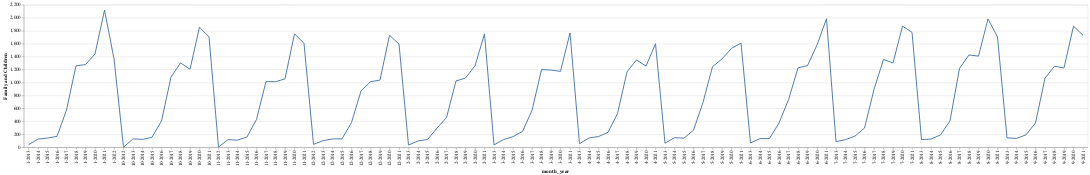

This figure's notebook cell:
### Code cell
alt.Chart(ts_counts).mark_line().encode(
    x=alt.X('month_year'),
    y='Family and Children'
)

# Where are clients asking questions?
# See demographics of people asking questions vs demographics of that zip code

### Figure 1 — Vega-Lite specification as saved in the notebook (floating-point values rounded to 4 significant figures)
{"config": {"view": {"continuousWidth": 400, "continuousHeight": 300}}, "data": {"name": "data-1521109b7d05a1820f52dfdfe98d200a"}, "mark": "line", "encoding": {"x": {"type": "nominal", "field": "month_year"}, "y": {"type": "quantitative", "field": "Family and Children"}}, "$schema": "https://vega.github.io/schema/vega-lite/v4.8.1.json", "datasets": {"data-1521109b7d05a1820f52dfdfe98d200a": [{"month_year": "1-2013", "Consumer Financial Questions": 6, "Education": 0, "Family and Children": 38, "Health and Disability": 1, "Housing and Homelessness": 6, "Income Maintenance": 0, "Individual Rights": 1, "Juvenile": 0, "Other": 11, "Work, Employment and Unemployment": 10}, {"month_year": "1-2014", "Consumer Financial Questions": 23, "Education": 1, "Family and Children": 126, "Health and Disability": 7, "Housing and Homelessness": 24, "Income Maintenance": 0, "Individual Rights": 3, "Juvenile": 2, "Other": 32, "Work, Employment and Unemployment": 4}, {"month_year": "1-2015", "Consumer Financial Questions": 16, "Education": 3, "Family and Children": 142, "Health and Disability": 2, "Housing and Homelessness": 34, "Income Maintenance": 2, "Individual Rights": 7, "Juvenile": 2, "Other": 46, "Work, Employment and Unemployment": 13}, {"month_year": "1-2016", "Consumer Financial Questions": 32, "Education": 5, "Family and Children": 168, "Health and Disability": 6, "Housing and Homelessness": 37, "Income Maintenance": 1, "Individual Rights": 5, "Juvenile": 0, "Other": 61, "Work, Employment and Unemployment": 13}, {"month_year": "1-2017", "Consumer Financial Questions": 122, "Education": 3, "Family and Children": 575, "Health and Disability": 14, "Housing and Homelessness": 202, "Income Maintenance": 13, "Individual Rights": 27, "Juvenile": 1, "Other": 144, "Work, Employment and Unemployment": 67}, {"month_year": "1-2018", "Consumer Financial Questions": 242, "Education": 9, "Family and Children": 1258, "Health and Disability": 31, "Housing and Homelessness": 420, "Income Maintenance": 32, "Individual Rights": 92, "Juvenile": 6, "Other": 382, "Work, Employment and Unemployment": 95}, {"month_year": "1-2019", "Consumer Financial Questions": 255, "Education": 8, "Family and Children": 1276, "Health and Disability": 39, "Housing and Homelessness": 445, "Income Maintenance": 39, "Individual Rights": 119, "Juvenile": 4, "Other": 490, "Work, Employment and Unemployment": 115}, {"month_year": "1-2020", "Consumer Financial Questions": 297, "Education": 17, "Family and Children": 1440, "Health and Disability": 50, "Housing and Homelessness": 472, "Income Maintenance": 38, "Individual Rights": 157, "Juvenile": 11, "Other": 559, "Work, Employment and Unemployment": 154}, {"month_year": "1-2021", "Consumer Financial Questions": 407, "Education": 14, "Family and Children": 2117, "Health and Disability": 67, "Housing and Homelessness": 851, "Income Maintenance": 73, "Individual Rights": 212, "Juvenile": 10, "Other": 1006, "Work, Employment and Unemployment": 293}, {"month_year": "1-2022", "Consumer Financial Questions": 296, "Education": 12, "Family and Children": 1366, "Health and Disability": 44, "Housing and Homelessness": 679, "Income Maintenance": 42, "Individual Rights": 169, "Juvenile": 2, "Other": 706, "Work, Employment and Unemployment": 205}, {"month_year": "10-2012", "Consumer Financial Questions": 1, "Education": 0, "Family and Children": 2, "Health and Disability": 0, "Housing and Homelessness": 0, "Income Maintenance": 0, "Individual Rights": 0, "Juvenile": 0, "Other": 0, "Work, Employment and Unemployment": 0}, {"month_year": "10-2013", "Consumer Financial Questions": 26, "Education": 1, "Family and Children": 129, "Health and Disability": 1, "Housing and Homelessness": 20, "Income Maintenance": 2, "Individual Rights": 0, "Juvenile": 1, "Other": 29, "Work, Employment and Unemployment": 8}, {"month_year": "10-2014", "Consumer Financial Questions": 22, "Education": 2, "Family and Children": 121, "Health and Disability": 2, "Housing and Homelessness": 37, "Income Maintenance": 1, "Individual Rights": 6, "Juvenile": 2, "Other": 39, "Work, Employment and Unemployment": 8}, {"month_year": "10-2015", "Consumer Financial Questions": 20, "Education": 1, "Family and Children": 154, "Health and Disability": 3, "Housing and Homelessness": 42, "Income Maintenance": 2, "Individual Rights": 5, "Juvenile": 0, "Other": 47, "Work, Employment and Unemployment": 10}, {"month_year": "10-2016", "Consumer Financial Questions": 89, "Education": 4, "Family and Children": 407, "Health and Disability": 12, "Housing and Homelessness": 140, "Income Maintenance": 15, "Individual Rights": 18, "Juvenile": 1, "Other": 135, "Work, Employment and Unemployment": 35}, {"month_year": "10-2017", "Consumer Financial Questions": 233, "Education": 11, "Family and Children": 1083, "Health and Disability": 21, "Housing and Homelessness": 420, "Income Maintenance": 21, "Individual Rights": 95, "Juvenile": 2, "Other": 424, "Work, Employment and Unemployment": 69}, {"month_year": "10-2018", "Consumer Financial Questions": 298, "Education": 10, "Family and Children": 1303, "Health and Disability": 39, "Housing and Homelessness": 501, "Income Maintenance": 22, "Individual Rights": 124, "Juvenile": 6, "Other": 527, "Work, Employment and Unemployment": 129}, {"month_year": "10-2019", "Consumer Financial Questions": 243, "Education": 14, "Family and Children": 1204, "Health and Disability": 38, "Housing and Homelessness": 480, "Income Maintenance": 46, "Individual Rights": 139, "Juvenile": 6, "Other": 512, "Work, Employment and Unemployment": 128}, {"month_year": "10-2020", "Consumer Financial Questions": 359, "Education": 15, "Family and Children": 1853, "Health and Disability": 71, "Housing and Homelessness": 829, "Income Maintenance": 59, "Individual Rights": 204, "Juvenile": 5, "Other": 874, "Work, Employment and Unemployment": 247}, {"month_year": "10-2021", "Consumer Financial Questions": 334, "Education": 28, "Family and Children": 1704, "Health and Disability": 58, "Housing and Homelessness": 831, "Income Maintenance": 63, "Individual Rights": 210, "Juvenile": 6, "Other": 925, "Work, Employment and Unemployment": 262}, {"month_year": "11-2012", "Consumer Financial Questions": 2, "Education": 0, "Family and Children": 3, "Health and Disability": 0, "Housing and Homelessness": 0, "Income Maintenance": 0, "Individual Rights": 0, "Juvenile": 0, "Other": 1, "Work, Employment and Unemployment": 0}, {"month_year": "11-2013", "Consumer Financial Questions": 24, "Education": 0, "Family and Children": 117, "Health and Disability": 4, "Housing and Homelessness": 29, "Income Maintenance": 1, "Individual Rights": 7, "Juvenile": 0, "Other": 42, "Work, Employment and Unemployment": 7}, {"month_year": "11-2014", "Consumer Financial Questions": 16, "Education": 2, "Family and Children": 110, "Health and Disability": 1, "Housing and Homelessness": 39, "Income Maintenance": 1, "Individual Rights": 3, "Juvenile": 3, "Other": 29, "Work, Employment and Unemployment": 12}, {"month_year": "11-2015", "Consumer Financial Questions": 23, "Education": 0, "Family and Children": 159, "Health and Disability": 4, "Housing and Homelessness": 36, "Income Maintenance": 4, "Individual Rights": 6, "Juvenile": 5, "Other": 43, "Work, Employment and Unemployment": 8}, {"month_year": "11-2016", "Consumer Financial Questions": 113, "Education": 2, "Family and Children": 430, "Health and Disability": 8, "Housing and Homelessness": 150, "Income Maintenance": 19, "Individual Rights": 21, "Juvenile": 2, "Other": 145, "Work, Employment and Unemployment": 33}, {"month_year": "11-2017", "Consumer Financial Questions": 205, "Education": 8, "Family and Children": 1013, "Health and Disability": 24, "Housing and Homelessness": 367, "Income Maintenance": 28, "Individual Rights": 104, "Juvenile": 5, "Other": 339, "Work, Employment and Unemployment": 84}, {"month_year": "11-2018", "Consumer Financial Questions": 230, "Education": 12, "Family and Children": 1011, "Health and Disability": 39, "Housing and Homelessness": 413, "Income Maintenance": 38, "Individual Rights": 95, "Juvenile": 2, "Other": 457, "Work, Employment and Unemployment": 119}, {"month_year": "11-2019", "Consumer Financial Questions": 228, "Education": 11, "Family and Children": 1056, "Health and Disability": 40, "Housing and Homelessness": 384, "Income Maintenance": 36, "Individual Rights": 101, "Juvenile": 5, "Other": 406, "Work, Employment and Unemployment": 94}, {"month_year": "11-2020", "Consumer Financial Questions": 330, "Education": 19, "Family and Children": 1752, "Health and Disability": 54, "Housing and Homelessness": 742, "Income Maintenance": 53, "Individual Rights": 176, "Juvenile": 9, "Other": 855, "Work, Employment and Unemployment": 248}, {"month_year": "11-2021", "Consumer Financial Questions": 290, "Education": 28, "Family and Children": 1605, "Health and Disability": 59, "Housing and Homelessness": 802, "Income Maintenance": 45, "Individual Rights": 180, "Juvenile": 7, "Other": 905, "Work, Employment and Unemployment": 213}, {"month_year": "12-2012", "Consumer Financial Questions": 8, "Education": 0, "Family and Children": 44, "Health and Disability": 2, "Housing and Homelessness": 4, "Income Maintenance": 1, "Individual Rights": 1, "Juvenile": 0, "Other": 8, "Work, Employment and Unemployment": 4}, {"month_year": "12-2013", "Consumer Financial Questions": 9, "Education": 0, "Family and Children": 102, "Health and Disability": 3, "Housing and Homelessness": 18, "Income Maintenance": 1, "Individual Rights": 3, "Juvenile": 0, "Other": 24, "Work, Employment and Unemployment": 12}, {"month_year": "12-2014", "Consumer Financial Questions": 24, "Education": 2, "Family and Children": 128, "Health and Disability": 5, "Housing and Homelessness": 34, "Income Maintenance": 2, "Individual Rights": 5, "Juvenile": 0, "Other": 31, "Work, Employment and Unemployment": 10}, {"month_year": "12-2015", "Consumer Financial Questions": 14, "Education": 3, "Family and Children": 130, "Health and Disability": 1, "Housing and Homelessness": 28, "Income Maintenance": 2, "Individual Rights": 4, "Juvenile": 2, "Other": 52, "Work, Employment and Unemployment": 2}, {"month_year": "12-2016", "Consumer Financial Questions": 97, "Education": 5, "Family and Children": 382, "Health and Disability": 17, "Housing and Homelessness": 179, "Income Maintenance": 13, "Individual Rights": 19, "Juvenile": 1, "Other": 122, "Work, Employment and Unemployment": 37}, {"month_year": "12-2017", "Consumer Financial Questions": 180, "Education": 6, "Family and Children": 867, "Health and Disability": 23, "Housing and Homelessness": 324, "Income Maintenance": 23, "Individual Rights": 82, "Juvenile": 5, "Other": 303, "Work, Employment and Unemployment": 69}, {"month_year": "12-2018", "Consumer Financial Questions": 188, "Education": 9, "Family and Children": 1012, "Health and Disability": 26, "Housing and Homelessness": 360, "Income Maintenance": 24, "Individual Rights": 105, "Juvenile": 3, "Other": 395, "Work, Employment and Unemployment": 105}, {"month_year": "12-2019", "Consumer Financial Questions": 196, "Education": 20, "Family and Children": 1037, "Health and Disability": 34, "Housing and Homelessness": 357, "Income Maintenance": 24, "Individual Rights": 116, "Juvenile": 1, "Other": 435, "Work, Employment and Unemployment": 120}, {"month_year": "12-2020", "Consumer Financial Questions": 370, "Education": 12, "Family and Children": 1729, "Health and Disability": 77, "Housing and Homelessness": 761, "Income Maintenance": 58, "Individual Rights": 198, "Juvenile": 5, "Other": 911, "Work, Employment and Unemployment": 272}, {"month_year": "12-2021", "Consumer Financial Questions": 321, "Education": 10, "Family and Children": 1595, "Health and Disability": 67, "Housing and Homelessness": 689, "Income Maintenance": 34, "Individual Rights": 219, "Juvenile": 4, "Other": 812, "Work, Employment and Unemployment": 187}, {"month_year": "2-2013", "Consumer Financial Questions": 4, "Education": 0, "Family and Children": 34, "Health and Disability": 1, "Housing and Homelessness": 6, "Income Maintenance": 2, "Individual Rights": 0, "Juvenile": 0, "Other": 19, "Work, Employment and Unemployment": 3}, {"month_year": "2-2014", "Consumer Financial Questions": 21, "Education": 1, "Family and Children": 97, "Health and Disability": 4, "Housing and Homelessness": 18, "Income Maintenance": 0, "Individual Rights": 2, "Juvenile": 2, "Other": 26, "Work, Employment and Unemployment": 5}, {"month_year": "2-2015", "Consumer Financial Questions": 25, "Education": 0, "Family and Children": 119, "Health and Disability": 2, "Housing and Homelessness": 42, "Income Maintenance": 0, "Individual Rights": 6, "Juvenile": 1, "Other": 40, "Work, Employment and Unemployment": 10}, {"month_year": "2-2016", "Consumer Financial Questions": 38, "Education": 3, "Family and Children": 296, "Health and Disability": 3, "Housing and Homelessness": 56, "Income Maintenance": 4, "Individual Rights": 8, "Juvenile": 1, "Other": 52, "Work, Employment and Unemployment": 13}, {"month_year": "2-2017", "Consumer Financial Questions": 127, "Education": 9, "Family and Children": 457, "Health and Disability": 22, "Housing and Homelessness": 179, "Income Maintenance": 24, "Individual Rights": 31, "Juvenile": 0, "Other": 143, "Work, Employment and Unemployment": 49}, {"month_year": "2-2018", "Consumer Financial Questions": 201, "Education": 15, "Family and Children": 1024, "Health and Disability": 25, "Housing and Homelessness": 399, "Income Maintenance": 43, "Individual Rights": 103, "Juvenile": 6, "Other": 338, "Work, Employment and Unemployment": 98}, {"month_year": "2-2019", "Consumer Financial Questions": 223, "Education": 15, "Family and Children": 1068, "Health and Disability": 45, "Housing and Homelessness": 359, "Income Maintenance": 40, "Individual Rights": 70, "Juvenile": 4, "Other": 497, "Work, Employment and Unemployment": 93}, {"month_year": "2-2020", "Consumer Financial Questions": 279, "Education": 17, "Family and Children": 1258, "Health and Disability": 36, "Housing and Homelessness": 440, "Income Maintenance": 51, "Individual Rights": 134, "Juvenile": 7, "Other": 553, "Work, Employment and Unemployment": 153}, {"month_year": "2-2021", "Consumer Financial Questions": 388, "Education": 6, "Family and Children": 1749, "Health and Disability": 67, "Housing and Homelessness": 826, "Income Maintenance": 50, "Individual Rights": 184, "Juvenile": 15, "Other": 857, "Work, Employment and Unemployment": 257}, {"month_year": "3-2013", "Consumer Financial Questions": 6, "Education": 0, "Family and Children": 36, "Health and Disability": 0, "Housing and Homelessness": 9, "Income Maintenance": 0, "Individual Rights": 0, "Juvenile": 0, "Other": 10, "Work, Employment and Unemployment": 3}, {"month_year": "3-2014", "Consumer Financial Questions": 12, "Education": 2, "Family and Children": 118, "Health and Disability": 2, "Housing and Homelessness": 19, "Income Maintenance": 1, "Individual Rights": 2, "Juvenile": 0, "Other": 30, "Work, Employment and Unemployment": 11}, {"month_year": "3-2015", "Consumer Financial Questions": 20, "Education": 0, "Family and Children": 164, "Health and Disability": 3, "Housing and Homelessness": 28, "Income Maintenance": 5, "Individual Rights": 3, "Juvenile": 3, "Other": 45, "Work, Employment and Unemployment": 14}, {"month_year": "3-2016", "Consumer Financial Questions": 44, "Education": 2, "Family and Children": 244, "Health and Disability": 8, "Housing and Homelessness": 67, "Income Maintenance": 4, "Individual Rights": 8, "Juvenile": 3, "Other": 63, "Work, Employment and Unemployment": 22}, {"month_year": "3-2017", "Consumer Financial Questions": 155, "Education": 10, "Family and Children": 567, "Health and Disability": 14, "Housing and Homelessness": 244, "Income Maintenance": 21, "Individual Rights": 35, "Juvenile": 0, "Other": 170, "Work, Employment and Unemployment": 65}, {"month_year": "3-2018", "Consumer Financial Questions": 232, "Education": 14, "Family and Children": 1199, "Health and Disability": 32, "Housing and Homelessness": 356, "Income Maintenance": 39, "Individual Rights": 84, "Juvenile": 2, "Other": 419, "Work, Employment and Unemployment": 87}, {"month_year": "3-2019", "Consumer Financial Questions": 283, "Education": 16, "Family and Children": 1192, "Health and Disability": 37, "Housing and Homelessness": 388, "Income Maintenance": 37, "Individual Rights": 124, "Juvenile": 4, "Other": 538, "Work, Employment and Unemployment": 115}, {"month_year": "3-2020", "Consumer Financial Questions": 249, "Education": 10, "Family and Children": 1172, "Health and Disability": 50, "Housing and Homelessness": 423, "Income Maintenance": 41, "Individual Rights": 137, "Juvenile": 6, "Other": 477, "Work, Employment and Unemployment": 148}, {"month_year": "3-2021", "Consumer Financial Questions": 378, "Education": 17, "Family and Children": 1765, "Health and Disability": 57, "Housing and Homelessness": 753, "Income Maintenance": 87, "Individual Rights": 189, "Juvenile": 1, "Other": 897, "Work, Employment and Unemployment": 247}, {"month_year": "4-2013", "Consumer Financial Questions": 6, "Education": 1, "Family and Children": 55, "Health and Disability": 1, "Housing and Homelessness": 13, "Income Maintenance": 0, "Individual Rights": 0, "Juvenile": 0, "Other": 12, "Work, Employment and Unemployment": 5}, {"month_year": "4-2014", "Consumer Financial Questions": 17, "Education": 4, "Family and Children": 144, "Health and Disability": 5, "Housing and Homelessness": 26, "Income Maintenance": 3, "Individual Rights": 5, "Juvenile": 4, "Other": 33, "Work, Employment and Unemployment": 6}, {"month_year": "4-2015", "Consumer Financial Questions": 19, "Education": 2, "Family and Children": 165, "Health and Disability": 2, "Housing and Homelessness": 46, "Income Maintenance": 5, "Individual Rights": 5, "Juvenile": 3, "Other": 42, "Work, Employment and Unemployment": 6}, {"month_year": "4-2016", "Consumer Financial Questions": 42, "Education": 3, "Family and Children": 231, "Health and Disability": 2, "Housing and Homelessness": 73, "Income Maintenance": 5, "Individual Rights": 6, "Juvenile": 1, "Other": 75, "Work, Employment and Unemployment": 22}, {"month_year": "4-2017", "Consumer Financial Questions": 118, "Education": 6, "Family and Children": 520, "Health and Disability": 15, "Housing and Homelessness": 212, "Income Maintenance": 18, "Individual Rights": 35, "Juvenile": 1, "Other": 166, "Work, Employment and Unemployment": 53}, {"month_year": "4-2018", "Consumer Financial Questions": 207, "Education": 9, "Family and Children": 1163, "Health and Disability": 25, "Housing and Homelessness": 386, "Income Maintenance": 42, "Individual Rights": 113, "Juvenile": 2, "Other": 443, "Work, Employment and Unemployment": 107}, {"month_year": "4-2019", "Consumer Financial Questions": 273, "Education": 13, "Family and Children": 1348, "Health and Disability": 44, "Housing and Homelessness": 438, "Income Maintenance": 38, "Individual Rights": 106, "Juvenile": 4, "Other": 563, "Work, Employment and Unemployment": 136}, {"month_year": "4-2020", "Consumer Financial Questions": 226, "Education": 12, "Family and Children": 1253, "Health and Disability": 43, "Housing and Homelessness": 552, "Income Maintenance": 67, "Individual Rights": 119, "Juvenile": 6, "Other": 574, "Work, Employment and Unemployment": 322}, {"month_year": "4-2021", "Consumer Financial Questions": 311, "Education": 14, "Family and Children": 1598, "Health and Disability": 63, "Housing and Homelessness": 705, "Income Maintenance": 65, "Individual Rights": 196, "Juvenile": 3, "Other": 811, "Work, Employment and Unemployment": 248}, {"month_year": "5-2013", "Consumer Financial Questions": 10, "Education": 2, "Family and Children": 63, "Health and Disability": 0, "Housing and Homelessness": 14, "Income Maintenance": 0, "Individual Rights": 1, "Juvenile": 0, "Other": 13, "Work, Employment and Unemployment": 3}, {"month_year": "5-2014", "Consumer Financial Questions": 14, "Education": 1, "Family and Children": 147, "Health and Disability": 4, "Housing and Homelessness": 45, "Income Maintenance": 4, "Individual Rights": 4, "Juvenile": 2, "Other": 27, "Work, Employment and Unemployment": 4}, {"month_year": "5-2015", "Consumer Financial Questions": 15, "Education": 6, "Family and Children": 141, "Health and Disability": 1, "Housing and Homelessness": 29, "Income Maintenance": 1, "Individual Rights": 5, "Juvenile": 1, "Other": 35, "Work, Employment and Unemployment": 12}, {"month_year": "5-2016", "Consumer Financial Questions": 47, "Education": 4, "Family and Children": 264, "Health and Disability": 8, "Housing and Homelessness": 64, "Income Maintenance": 4, "Individual Rights": 9, "Juvenile": 0, "Other": 54, "Work, Employment and Unemployment": 19}, {"month_year": "5-2017", "Consumer Financial Questions": 158, "Education": 6, "Family and Children": 691, "Health and Disability": 16, "Housing and Homelessness": 232, "Income Maintenance": 32, "Individual Rights": 37, "Juvenile": 0, "Other": 182, "Work, Employment and Unemployment": 62}, {"month_year": "5-2018", "Consumer Financial Questions": 251, "Education": 10, "Family and Children": 1244, "Health and Disability": 31, "Housing and Homelessness": 434, "Income Maintenance": 35, "Individual Rights": 95, "Juvenile": 5, "Other": 473, "Work, Employment and Unemployment": 86}, {"month_year": "5-2019", "Consumer Financial Questions": 255, "Education": 8, "Family and Children": 1363, "Health and Disability": 28, "Housing and Homelessness": 452, "Income Maintenance": 45, "Individual Rights": 119, "Juvenile": 3, "Other": 553, "Work, Employment and Unemployment": 95}, {"month_year": "5-2020", "Consumer Financial Questions": 212, "Education": 5, "Family and Children": 1527, "Health and Disability": 37, "Housing and Homelessness": 625, "Income Maintenance": 57, "Individual Rights": 146, "Juvenile": 6, "Other": 606, "Work, Employment and Unemployment": 341}, {"month_year": "5-2021", "Consumer Financial Questions": 335, "Education": 11, "Family and Children": 1608, "Health and Disability": 50, "Housing and Homelessness": 766, "Income Maintenance": 53, "Individual Rights": 171, "Juvenile": 8, "Other": 843, "Work, Employment and Unemployment": 184}, {"month_year": "6-2013", "Consumer Financial Questions": 10, "Education": 0, "Family and Children": 66, "Health and Disability": 0, "Housing and Homelessness": 21, "Income Maintenance": 1, "Individual Rights": 4, "Juvenile": 0, "Other": 15, "Work, Employment and Unemployment": 5}, {"month_year": "6-2014", "Consumer Financial Questions": 20, "Education": 1, "Family and Children": 133, "Health and Disability": 0, "Housing and Homelessness": 37, "Income Maintenance": 3, "Individual Rights": 3, "Juvenile": 2, "Other": 41, "Work, Employment and Unemployment": 13}, {"month_year": "6-2015", "Consumer Financial Questions": 25, "Education": 1, "Family and Children": 135, "Health and Disability": 1, "Housing and Homelessness": 45, "Income Maintenance": 3, "Individual Rights": 9, "Juvenile": 0, "Other": 42, "Work, Employment and Unemployment": 11}, {"month_year": "6-2016", "Consumer Financial Questions": 78, "Education": 6, "Family and Children": 374, "Health and Disability": 11, "Housing and Homelessness": 112, "Income Maintenance": 8, "Individual Rights": 15, "Juvenile": 1, "Other": 136, "Work, Employment and Unemployment": 38}, {"month_year": "6-2017", "Consumer Financial Questions": 149, "Education": 4, "Family and Children": 734, "Health and Disability": 9, "Housing and Homelessness": 279, "Income Maintenance": 20, "Individual Rights": 57, "Juvenile": 0, "Other": 226, "Work, Employment and Unemployment": 60}, {"month_year": "6-2018", "Consumer Financial Questions": 230, "Education": 7, "Family and Children": 1225, "Health and Disability": 37, "Housing and Homelessness": 405, "Income Maintenance": 23, "Individual Rights": 84, "Juvenile": 2, "Other": 395, "Work, Employment and Unemployment": 89}, {"month_year": "6-2019", "Consumer Financial Questions": 247, "Education": 6, "Family and Children": 1261, "Health and Disability": 34, "Housing and Homelessness": 451, "Income Maintenance": 32, "Individual Rights": 117, "Juvenile": 1, "Other": 498, "Work, Employment and Unemployment": 87}, {"month_year": "6-2020", "Consumer Financial Questions": 245, "Education": 12, "Family and Children": 1578, "Health and Disability": 36, "Housing and Homelessness": 654, "Income Maintenance": 50, "Individual Rights": 170, "Juvenile": 5, "Other": 703, "Work, Employment and Unemployment": 284}, {"month_year": "6-2021", "Consumer Financial Questions": 336, "Education": 15, "Family and Children": 1985, "Health and Disability": 70, "Housing and Homelessness": 892, "Income Maintenance": 47, "Individual Rights": 227, "Juvenile": 8, "Other": 983, "Work, Employment and Unemployment": 277}, {"month_year": "7-2013", "Consumer Financial Questions": 24, "Education": 1, "Family and Children": 86, "Health and Disability": 3, "Housing and Homelessness": 30, "Income Maintenance": 2, "Individual Rights": 2, "Juvenile": 2, "Other": 31, "Work, Employment and Unemployment": 5}, {"month_year": "7-2014", "Consumer Financial Questions": 26, "Education": 0, "Family and Children": 117, "Health and Disability": 1, "Housing and Homelessness": 36, "Income Maintenance": 1, "Individual Rights": 4, "Juvenile": 2, "Other": 44, "Work, Employment and Unemployment": 4}, {"month_year": "7-2015", "Consumer Financial Questions": 30, "Education": 0, "Family and Children": 172, "Health and Disability": 3, "Housing and Homelessness": 55, "Income Maintenance": 2, "Individual Rights": 5, "Juvenile": 2, "Other": 45, "Work, Employment and Unemployment": 9}, {"month_year": "7-2016", "Consumer Financial Questions": 52, "Education": 4, "Family and Children": 296, "Health and Disability": 9, "Housing and Homelessness": 85, "Income Maintenance": 5, "Individual Rights": 12, "Juvenile": 1, "Other": 94, "Work, Employment and Unemployment": 22}, {"month_year": "7-2017", "Consumer Financial Questions": 184, "Education": 5, "Family and Children": 892, "Health and Disability": 21, "Housing and Homelessness": 315, "Income Maintenance": 27, "Individual Rights": 72, "Juvenile": 4, "Other": 283, "Work, Employment and Unemployment": 66}, {"month_year": "7-2018", "Consumer Financial Questions": 255, "Education": 5, "Family and Children": 1356, "Health and Disability": 33, "Housing and Homelessness": 464, "Income Maintenance": 33, "Individual Rights": 108, "Juvenile": 3, "Other": 432, "Work, Employment and Unemployment": 109}, {"month_year": "7-2019", "Consumer Financial Questions": 259, "Education": 5, "Family and Children": 1301, "Health and Disability": 38, "Housing and Homelessness": 522, "Income Maintenance": 36, "Individual Rights": 118, "Juvenile": 5, "Other": 530, "Work, Employment and Unemployment": 110}, {"month_year": "7-2020", "Consumer Financial Questions": 316, "Education": 7, "Family and Children": 1870, "Health and Disability": 59, "Housing and Homelessness": 848, "Income Maintenance": 49, "Individual Rights": 193, "Juvenile": 6, "Other": 820, "Work, Employment and Unemployment": 319}, {"month_year": "7-2021", "Consumer Financial Questions": 380, "Education": 6, "Family and Children": 1774, "Health and Disability": 68, "Housing and Homelessness": 888, "Income Maintenance": 64, "Individual Rights": 238, "Juvenile": 5, "Other": 995, "Work, Employment and Unemployment": 256}, {"month_year": "8-2013", "Consumer Financial Questions": 26, "Education": 3, "Family and Children": 118, "Health and Disability": 1, "Housing and Homelessness": 18, "Income Maintenance": 1, "Individual Rights": 3, "Juvenile": 0, "Other": 26, "Work, Employment and Unemployment": 7}, {"month_year": "8-2014", "Consumer Financial Questions": 22, "Education": 0, "Family and Children": 127, "Health and Disability": 3, "Housing and Homelessness": 34, "Income Maintenance": 1, "Individual Rights": 4, "Juvenile": 0, "Other": 46, "Work, Employment and Unemployment": 13}, {"month_year": "8-2015", "Consumer Financial Questions": 28, "Education": 1, "Family and Children": 190, "Health and Disability": 3, "Housing and Homelessness": 54, "Income Maintenance": 2, "Individual Rights": 5, "Juvenile": 0, "Other": 47, "Work, Employment and Unemployment": 11}, {"month_year": "8-2016", "Consumer Financial Questions": 96, "Education": 3, "Family and Children": 408, "Health and Disability": 10, "Housing and Homelessness": 132, "Income Maintenance": 13, "Individual Rights": 16, "Juvenile": 1, "Other": 140, "Work, Employment and Unemployment": 35}, {"month_year": "8-2017", "Consumer Financial Questions": 191, "Education": 12, "Family and Children": 1217, "Health and Disability": 23, "Housing and Homelessness": 377, "Income Maintenance": 32, "Individual Rights": 98, "Juvenile": 5, "Other": 382, "Work, Employment and Unemployment": 96}, {"month_year": "8-2018", "Consumer Financial Questions": 288, "Education": 13, "Family and Children": 1425, "Health and Disability": 40, "Housing and Homelessness": 508, "Income Maintenance": 34, "Individual Rights": 128, "Juvenile": 3, "Other": 497, "Work, Employment and Unemployment": 121}, {"month_year": "8-2019", "Consumer Financial Questions": 242, "Education": 9, "Family and Children": 1407, "Health and Disability": 33, "Housing and Homelessness": 502, "Income Maintenance": 41, "Individual Rights": 124, "Juvenile": 5, "Other": 488, "Work, Employment and Unemployment": 109}, {"month_year": "8-2020", "Consumer Financial Questions": 351, "Education": 16, "Family and Children": 1982, "Health and Disability": 57, "Housing and Homelessness": 877, "Income Maintenance": 65, "Individual Rights": 203, "Juvenile": 15, "Other": 854, "Work, Employment and Unemployment": 326}, {"month_year": "8-2021", "Consumer Financial Questions": 322, "Education": 20, "Family and Children": 1703, "Health and Disability": 47, "Housing and Homelessness": 936, "Income Maintenance": 55, "Individual Rights": 223, "Juvenile": 11, "Other": 991, "Work, Employment and Unemployment": 251}, {"month_year": "9-2013", "Consumer Financial Questions": 8, "Education": 2, "Family and Children": 145, "Health and Disability": 2, "Housing and Homelessness": 35, "Income Maintenance": 1, "Individual Rights": 5, "Juvenile": 1, "Other": 47, "Work, Employment and Unemployment": 5}, {"month_year": "9-2014", "Consumer Financial Questions": 14, "Education": 2, "Family and Children": 136, "Health and Disability": 3, "Housing and Homelessness": 41, "Income Maintenance": 1, "Individual Rights": 7, "Juvenile": 1, "Other": 42, "Work, Employment and Unemployment": 10}, {"month_year": "9-2015", "Consumer Financial Questions": 25, "Education": 3, "Family and Children": 192, "Health and Disability": 2, "Housing and Homelessness": 56, "Income Maintenance": 4, "Individual Rights": 7, "Juvenile": 4, "Other": 46, "Work, Employment and Unemployment": 10}, {"month_year": "9-2016", "Consumer Financial Questions": 89, "Education": 3, "Family and Children": 375, "Health and Disability": 11, "Housing and Homelessness": 130, "Income Maintenance": 5, "Individual Rights": 21, "Juvenile": 2, "Other": 99, "Work, Employment and Unemployment": 27}, {"month_year": "9-2017", "Consumer Financial Questions": 231, "Education": 6, "Family and Children": 1067, "Health and Disability": 21, "Housing and Homelessness": 336, "Income Maintenance": 29, "Individual Rights": 115, "Juvenile": 7, "Other": 396, "Work, Employment and Unemployment": 74}, {"month_year": "9-2018", "Consumer Financial Questions": 208, "Education": 8, "Family and Children": 1252, "Health and Disability": 47, "Housing and Homelessness": 444, "Income Maintenance": 36, "Individual Rights": 109, "Juvenile": 2, "Other": 457, "Work, Employment and Unemployment": 95}, {"month_year": "9-2019", "Consumer Financial Questions": 253, "Education": 12, "Family and Children": 1223, "Health and Disability": 45, "Housing and Homelessness": 471, "Income Maintenance": 41, "Individual Rights": 103, "Juvenile": 5, "Other": 486, "Work, Employment and Unemployment": 96}, {"month_year": "9-2020", "Consumer Financial Questions": 293, "Education": 14, "Family and Children": 1871, "Health and Disability": 71, "Housing and Homelessness": 866, "Income Maintenance": 62, "Individual Rights": 183, "Juvenile": 10, "Other": 863, "Work, Employment and Unemployment": 298}, {"month_year": "9-2021", "Consumer Financial Questions": 330, "Education": 21, "Family and Children": 1728, "Health and Disability": 78, "Housing and Homelessness": 889, "Income Maintenance": 58, "Individual Rights": 190, "Juvenile": 6, "Other": 890, "Work, Employment and Unemployment": 234}]}}
